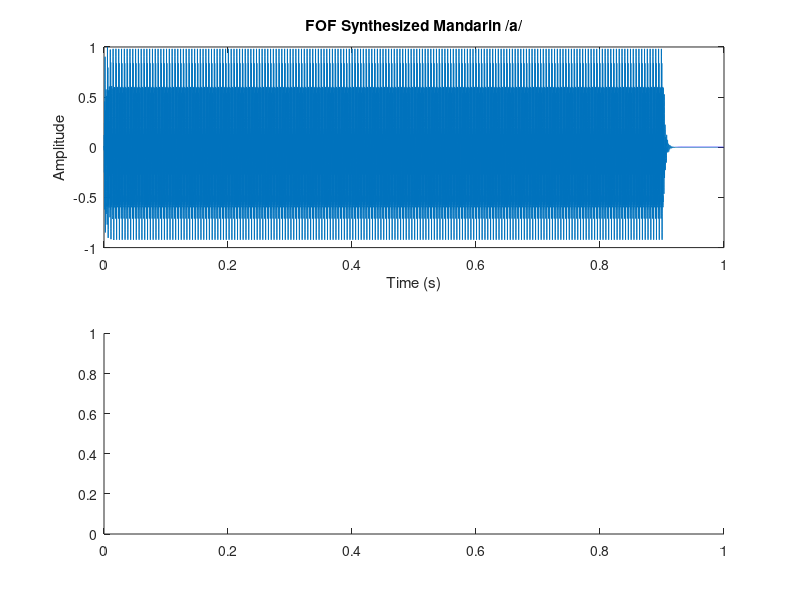

Reproduce this figure in MATLAB. (Note: this script raises an error after producing the figure.)
% Multi-vowel FOF Synthesis for Mandarin Vowels (Enhanced Version)
fs = 44100;
f0 = 220;
T = round(fs / f0);
duration = 1; 
N = fs * duration;
fof_len = round(0.1 * fs);

% Vowel labels and formants: [F1 F2 F3]
vowels = {
    'a',  [753, 1298, 3068], [100, 120, 150], [1.0, 0.8, 0.5];
    'i',  [309, 2416, 3438], [90,  110, 130], [1.0, 0.7, 0.4];
    'u',  [349,  759, 2883], [80,  100, 120], [1.0, 0.7, 0.4];
    'o',  [505,  856, 3052], [90,  110, 130], [1.0, 0.7, 0.5];
    'ei', [460, 2453, 3168], [100, 120, 150], [1.0, 0.8, 0.5];
};

for v = 1:size(vowels,1)
    vowel_label = vowels{v,1};
    F = vowels{v,2};
    BWs = vowels{v,3};
    Amps = vowels{v,4};
    
    signal = zeros(1, N);
    
    for t = 1:T:(N - fof_len)
        for i = 1:3
            Fc = F(i);
            BW = BWs(i);
            A = Amps(i);
            alpha = pi * BW / fs;
            omega_c = 2 * pi * Fc / fs;
            beta = omega_c / 10;
            phi = 0;
            k_a = round(pi / beta);

            fof = zeros(1, fof_len);
            for k = 1:fof_len
                env = exp(-alpha * (k - 1));
                sin_part = sin(omega_c * (k - 1) + phi);
                if k <= k_a
                    fof(k) = A * 0.5 * (1 - cos(beta * (k - 1))) * env * sin_part;
                else
                    fof(k) = A * env * sin_part;
                end
            end
            signal(t:(t + fof_len - 1)) = signal(t:(t + fof_len - 1)) + fof;
        end
    end
    
    % Normalize
    signal = signal / max(abs(signal));

    % Save audio
    filename = ['fof_mandarin_' vowel_label '.wav'];
    audiowrite(filename, signal, fs);

    % Plot and export figure
    t_axis = (0:length(signal)-1)/fs;
    fig = figure('Name', ['/' vowel_label '/'], 'Visible', 'off');
    
    % Time-domain plot
    subplot(2,1,1);
    plot(t_axis, signal);
    title(['FOF Synthesized Mandarin /' vowel_label '/']);
    xlabel('Time (s)'); ylabel('Amplitude');

    % Spectrogram (instead of FFT)
    subplot(2,1,2);
    spectrogram(signal, hamming(1024), 768, 1024, fs, 'yaxis');
    title(['Spectrogram of /' vowel_label '/']);
    ylim([0 5]) % show up to 5kHz

    % Export plot
    exportgraphics(fig, ['fof_' vowel_label '_plot.png'], 'Resolution', 300);
    close(fig); % close figure to avoid clutter
end
